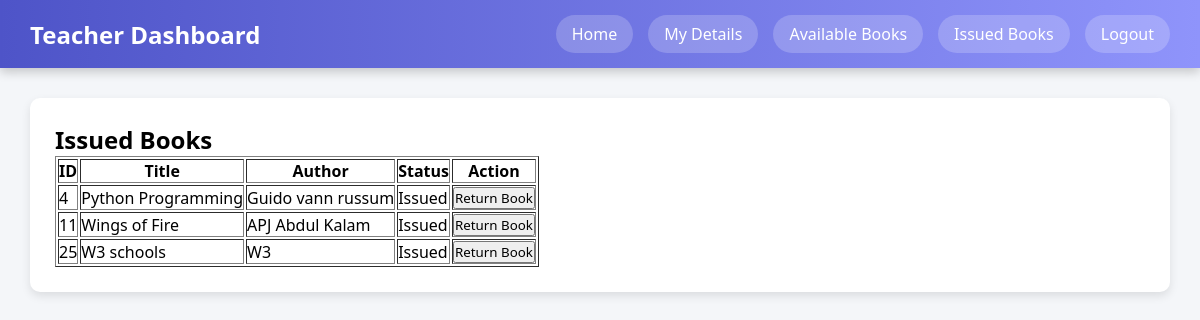
Screenshot of /teachersDashboard/1/issuedBooks/ with the database file from the repository.
### app/models.py (models this page shows, shortened)
class Teacher(models.Model):
    name=models.CharField(max_length=50)
    email=models.EmailField(unique=True)
    teacher_id=models.CharField(max_length=20)
    dept=models.CharField(max_length=30)
    ph_num=models.CharField(max_length=15)
    password=models.CharField(max_length=15)
    c_password=models.CharField(max_length=15)
    role=models.CharField(max_length=15)

class Book(models.Model):
    title = models.CharField(max_length=100)
    author_name = models.CharField(max_length=100)
    status = models.CharField(max_length=30, default="Available")

### app/views.py (the view)
# urls.py: path("teachersDashboard/<int:id>/",teachersDashboard),
def teachersDashboard(req,id):
    teacher=Teacher.objects.get(id=id)
    issued_books = Book.objects.filter(status="Issued")
    if req.path == f"/teachersDashboard/{id}/":
        return render(req,"teachersDashboard.html",{"user":teacher,"issued_books":issued_books,"count":issued_books.count()})
    elif "studentProfile" in req.path:
        return render(req,"t_studentProfile.html",{"user":teacher})
    elif "availableBooks" in req.path:
        books = Book.objects.filter(status="Available")
        return render(req,"book_list.html",{"user":teacher,"books":books})
    elif "issuedBooks" in req.path:
        books = Book.objects.filter(status="Issued")
        return render(req,"t_issuedBooks.html",{"user":teacher,"books":issued_books})
    elif "logout" in req.path:
        return redirect("/login/")
    else:
        return render(req,"teachersDashboard.html",{"user":teacher})

### app/templates/t_issuedBooks.html (shortened to what this page needs)
{% extends "base.html" %}
{% block content %}
<h2>Issued Books</h2>
<table border="1" cellpadding="10">
<tr>
<th>ID</th>
<th>Title</th>
<th>Author</th>
<th>Status</th>
<th>Action</th>
</tr>
{% for book in books %}
<tr>
<td>{{book.id}}</td>
<td>{{book.title}}</td>
<td>{{book.author_name}}</td>
<td>{{book.status}}</td>
<td>
<button onclick="returnBook('{{book.id}}')">
Return Book
</button>
</td>
</tr>
{% endfor %}
</table>
{% endblock %}

### app/templates/base.html (shortened to what this page needs)
<!DOCTYPE html>
<html lang="en">
<head>
</head>
<body>
    <div class="navbar">
        <h2>{{user.role}} Dashboard</h2>
        <div class="nav_links">
            <a href="/{{user.role|lower}}sDashboard/{{user.id}}/">Home</a>
            <a href="/{{user.role|lower}}sDashboard/{{user.id}}/studentProfile/">My Details</a>
            <a href="/{{user.role|lower}}sDashboard/{{user.id}}/availableBooks/">Available Books</a>
            <a href="/{{user.role|lower}}sDashboard/{{user.id}}/issuedBooks/">Issued Books</a>
            <a href="/{{user.role|lower}}sDashboard/{{user.id}}/logout/">Logout</a>
        </div>
    </div>
    <div class="main">
        <div class="card">
            {% block content %}{% endblock %}
        </div>
    </div>
</body>
</html>

### app/templates/base.html (style rules this page uses)
* { margin: 0; padding: 0; box-sizing: border-box; font-family: "Segoe UI", Arial, sans-serif; }
body { background-color: #f4f6f9; }
.navbar { background: linear-gradient(90deg, #4e54c8, #8f94fb); padding: 15px 30px; display: flex; justify-content: space-between; align-items: center; box-shadow: 0 4px 10px rgba(0, 0, 0, 0.2); }
.navbar h2 { color: white; }
.nav_links { display: flex; gap: 15px; }
.nav_links a { text-decoration: none; color: white; padding: 8px 16px; border-radius: 20px; background: rgba(255, 255, 255, 0.2); transition: 0.3s; }
.main { padding: 30px; }
.card { background: white; padding: 25px; border-radius: 10px; box-shadow: 0 4px 10px rgba(0, 0, 0, 0.1); }

### rows the page displays
Teacher: role "Teacher"
Book: id "4", title "Python Programming", author_name "Guido vann russum", status "Issued"
Book: id "11", title "Wings of Fire", author_name "APJ Abdul Kalam", status "Issued"
Book: id "25", title "W3 schools", author_name "W3", status "Issued"
